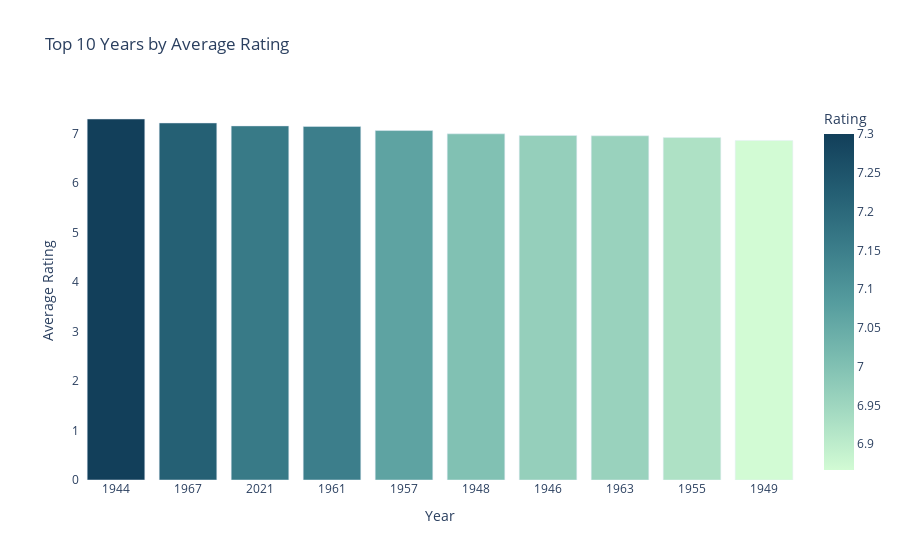

Notebook source saved alongside this figure:
### Code cell
year_avg_rating = imdb.groupby('Year')['Rating'].mean().reset_index()

top_5_years = year_avg_rating.nlargest(10, 'Rating')
fig = px.bar(top_5_years, x='Year', y='Rating', title='Top 10 Years by Average Rating', color = "Rating", color_continuous_scale = "darkmint")
fig.update_xaxes(type='category')  
fig.update_layout(xaxis_title='Year', yaxis_title='Average Rating', plot_bgcolor = 'white')
fig.show()

### Figure 1 — Plotly figure (JSON) as saved in the notebook; plotly's stock layout.template omitted (floating-point values rounded to 4 significant figures)
{"data": [{"alignmentgroup": "True", "hovertemplate": "Year=%{x}<br>Rating=%{marker.color}<extra></extra>", "legendgroup": "", "marker": {"color": [7.3, 7.22, 7.161, 7.15, 7.067, 7, 6.967, 6.96, 6.925, 6.867], "coloraxis": "coloraxis", "pattern": {"shape": ""}}, "name": "", "offsetgroup": "", "orientation": "v", "showlegend": false, "textposition": "auto", "type": "bar", "x": [1944, 1967, 2021, 1961, 1957, 1948, 1946, 1963, 1955, 1949], "xaxis": "x", "y": [7.3, 7.22, 7.161, 7.15, 7.067, 7, 6.967, 6.96, 6.925, 6.867], "yaxis": "y"}], "layout": {"barmode": "relative", "coloraxis": {"colorbar": {"title": {"text": "Rating"}}, "colorscale": [[0, "rgb(210, 251, 212)"], [0.1667, "rgb(165, 219, 194)"], [0.3333, "rgb(123, 188, 176)"], [0.5, "rgb(85, 156, 158)"], [0.6667, "rgb(58, 124, 137)"], [0.8333, "rgb(35, 93, 114)"], [1, "rgb(18, 63, 90)"]]}, "legend": {"tracegroupgap": 0}, "plot_bgcolor": "white", "title": {"text": "Top 10 Years by Average Rating"}, "xaxis": {"anchor": "y", "domain": [0, 1], "title": {"text": "Year"}, "type": "category"}, "yaxis": {"anchor": "x", "domain": [0, 1], "title": {"text": "Average Rating"}}}}
